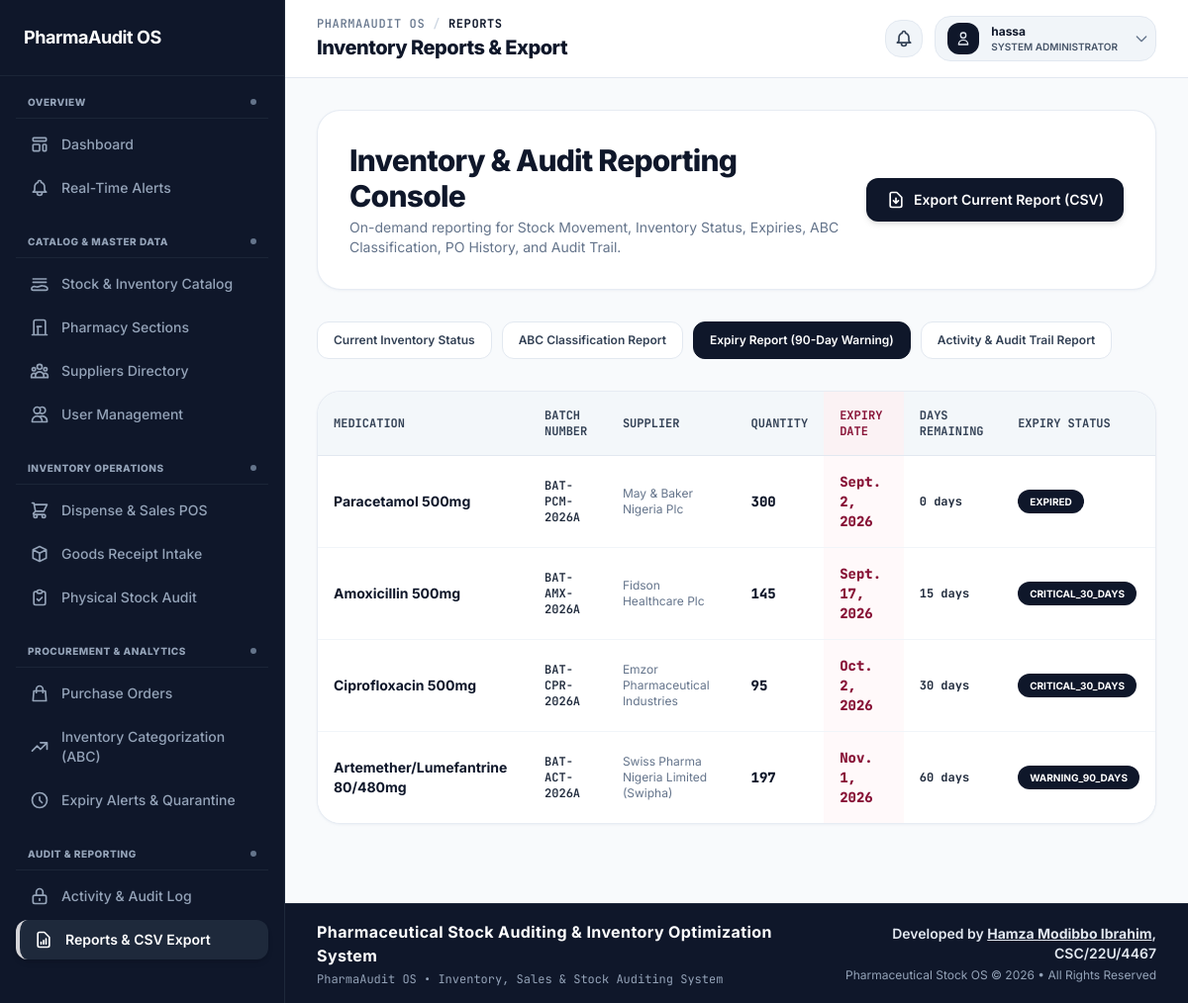
Page /reports/?type=expiries (signed in) on the earlier database version.
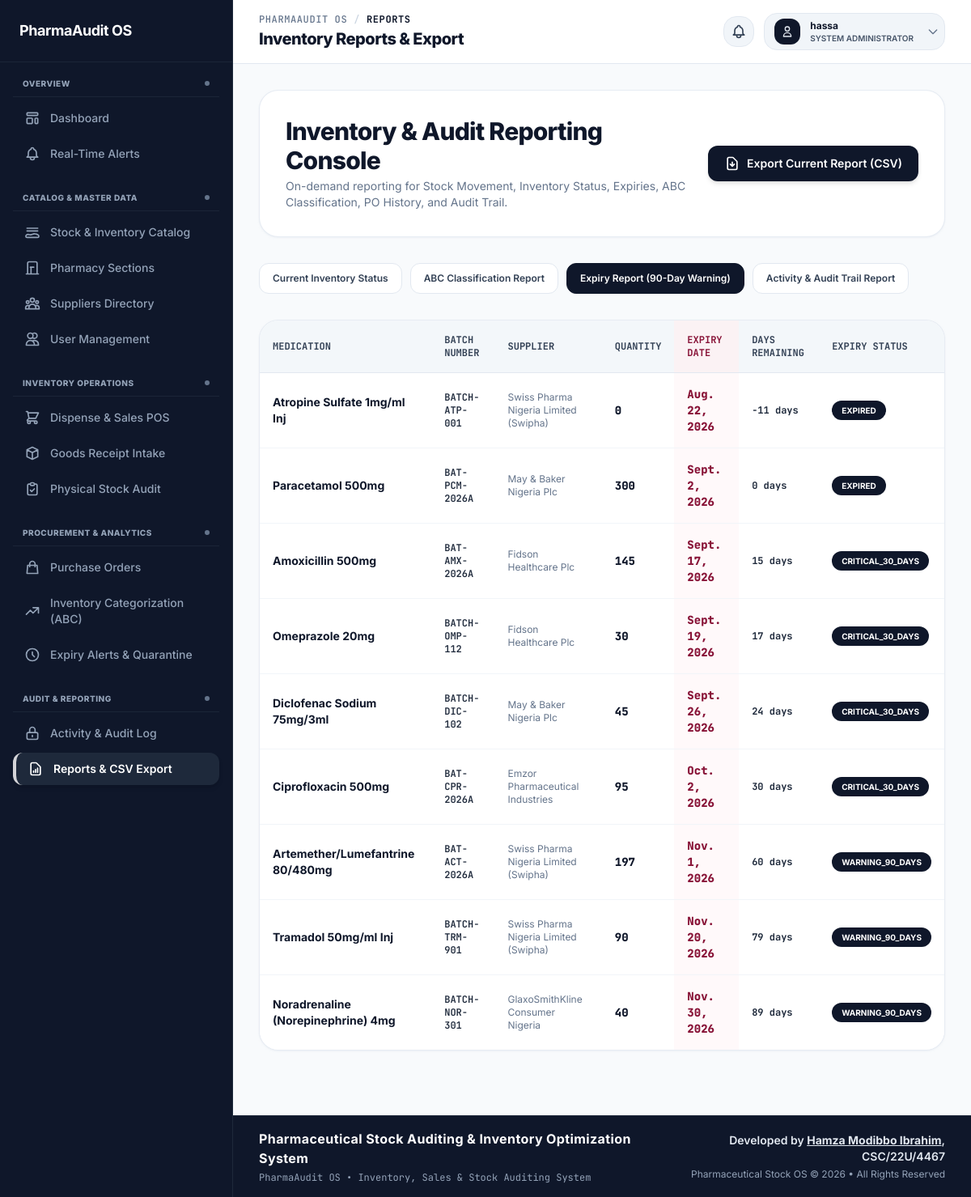
Same page on the later database version.
### app/models.py (models this page shows, shortened)
class MedicationBatch(models.Model):
    medication = models.ForeignKey(Medication, on_delete=models.CASCADE, related_name='batches')
    supplier = models.ForeignKey(Supplier, on_delete=models.SET_NULL, null=True, blank=True)
    batch_number = models.CharField(max_length=100)
    initial_quantity = models.PositiveIntegerField()
    quantity = models.PositiveIntegerField()
    manufacture_date = models.DateField()
    expiry_date = models.DateField()
    received_date = models.DateTimeField(default=timezone.now)
    class Meta:
        ordering = ['expiry_date']
    @property
    def days_to_expiry(self):
        delta = self.expiry_date - timezone.now().date()
        return delta.days
    @property
    def expiry_status(self):
        days = self.days_to_expiry
        if days <= 0:
            return 'EXPIRED'
        elif days <= 30:
            return 'CRITICAL_30_DAYS'
        elif days <= 90:
            return 'WARNING_90_DAYS'
        return 'HEALTHY'

class Medication(models.Model):
    name = models.CharField(max_length=200)
    sku = models.CharField(max_length=50, unique=True)
    section = models.ForeignKey(PharmacySection, on_delete=models.CASCADE, related_name='medications')
    supplier = models.ForeignKey(Supplier, on_delete=models.SET_NULL, null=True, blank=True, related_name='medications')
    unit = models.CharField(max_length=50, default='Tablets')
    unit_cost = models.DecimalField(max_digits=10, decimal_places=2, default=100.00, help_text="Unit purchase price in Nigerian Naira")
    selling_price_per_unit = models.DecimalField(max_digits=10, decimal_places=2, default=200.00, help_text="Selling price per unit in Nigerian Naira")
    annual_demand = models.PositiveIntegerField(default=3600, help_text="Configured annual demand units")
    ordering_cost = models.DecimalField(max_digits=10, decimal_places=2, default=500.00, help_text="Ordering cost S per PO in Nigerian Naira")
    holding_cost = models.DecimalField(max_digits=10, decimal_places=2, default=20.00, help_text="Annual holding cost H per unit in Nigerian Naira")
    daily_consumption = models.PositiveIntegerField(default=10, help_text="Average daily usage units")
    lead_time_days = models.PositiveIntegerField(default=7, help_text="Supplier lead time in days")
    safety_stock = models.PositiveIntegerField(default=50, help_text="Safety stock (Minimum Level)")
    max_level = models.PositiveIntegerField(default=500, help_text="Maximum capacity limit")
    created_at = models.DateTimeField(auto_now_add=True)
    updated_at = models.DateTimeField(auto_now=True)
    class Meta:
        ordering = ['name']
    @property
    def annual_consumption_value(self):
        return float(self.annual_demand) * float(self.unit_cost)

class Supplier(models.Model):
    name = models.CharField(max_length=200, unique=True)
    contact_person = models.CharField(max_length=150, blank=True)
    email = models.EmailField(blank=True)
    phone = models.CharField(max_length=50, blank=True)
    address = models.TextField(blank=True)
    created_at = models.DateTimeField(auto_now_add=True)
    class Meta:
        ordering = ['name']

### app/views.py (the view)
# urls.py: path('reports/', views.reports_view, name='reports'),
@require_permission('generate_reports')
def reports_view(request):
    report_type = request.GET.get('type', 'stock_status')
    medications = Medication.objects.all()
    context = {
        'report_type': report_type,
        'medications': medications,
        'abc_data': calculate_abc_classification(),
        'orders': PurchaseOrder.objects.all(),
        'audits': StockAuditLedger.objects.all()[:50],
        'expiries': MedicationBatch.objects.filter(expiry_date__lte=timezone.now().date() + timedelta(days=90)),
    }
    return render(request, 'reports/reports.html', context)

### app/models.py (called while the page is built)
    def has_permission(self, permission_name):
        if not self.is_authenticated:
            return False
        if self.is_superuser or self.role == 'ADMIN':
            return True
        allowed_perms = ROLE_PERMISSIONS.get(self.role, set())
        return permission_name in allowed_perms

    @property
    def can_manage_users(self):
        return self.has_permission('manage_users')

    @property
    def can_configure_system(self):
        return self.has_permission('configure_system')

    @property
    def can_manage_suppliers(self):
        return self.has_permission('manage_suppliers')

    @property
    def can_view_stock_dashboard(self):
        return self.has_permission('view_stock_dashboard')

    @property
    def can_search_drug_records(self):
        return self.has_permission('search_drug_records')

    @property
    def can_view_audit_trail(self):
        return self.has_permission('view_audit_trail')

    @property
    def can_record_stock_receipt(self):
        return self.has_permission('record_stock_receipt')

    @property
    def can_dispense_stock(self):
        return self.has_permission('dispense_stock')

### app/templates/reports/reports.html (shortened to what the changed rows need)
{% extends 'base.html' %}
{% block main_content %}
<div class="space-y-8">
    <div class="bg-white border border-slate-200/80 rounded-3xl p-6 sm:p-8 shadow-sm shadow-slate-200/50 flex flex-col md:flex-row md:items-center justify-between gap-6">
        <div>
            <h1 class="text-2xl sm:text-3xl font-extrabold tracking-tight text-slate-900">Inventory & Audit Reporting Console</h1>
        </div>
    </div>
    {% if report_type == 'stock_status' %}
    <div class="bg-white border border-slate-200/80 rounded-3xl shadow-sm shadow-slate-200/50 overflow-hidden">
        <div class="overflow-x-auto">
            <table class="w-full text-left text-xs border-collapse">
                <thead>
                    <tr class="bg-slate-100/80 text-slate-700 uppercase border-b border-slate-200 font-mono">
                        <th class="p-4 font-bold">SKU</th>
                        <th class="p-4 font-bold">Medication Name</th>
                        <th class="p-4 font-bold">Section</th>
                        <th class="p-4 font-bold">Current Stock</th>
                        <th class="p-4 font-bold bg-amber-50/70 text-amber-900">Reorder Level</th>
                        <th class="p-4 font-bold bg-slate-200/70 text-slate-900">Suggested Order Qty</th>
                        <th class="p-4 font-bold">Stock Status</th>
                    </tr>
                </thead>
                <tbody class="divide-y divide-slate-100 bg-white">
                    {% for med in medications %}
                    <tr class="hover:bg-slate-50 transition">
                        <td class="p-4 font-bold text-slate-800 font-mono">{{ med.sku }}</td>
                        <td class="p-4 font-bold text-sm text-slate-900">{{ med.name }}</td>
                        <td class="p-4 text-slate-500">{{ med.section.name }}</td>
                        <td class="p-4 font-extrabold text-sm text-slate-900 font-mono">{{ med.current_stock }} {{ med.unit }}</td>
                        <td class="p-4 bg-amber-50/40 font-bold text-amber-900 text-sm font-mono">{{ med.reorder_point }} units</td>
                        <td class="p-4 bg-slate-100 font-bold text-slate-900 text-sm font-mono">{{ med.eoq }} units</td>
                        <td class="p-4">
                            <span class="inline-block px-3 py-1 bg-slate-900 text-white text-[10px] font-bold rounded-full uppercase shadow-2xs">{{ med.stock_status }}</span>
                        </td>
                    </tr>
                    {% endfor %}
                </tbody>
            </table>
        </div>
    </div>
    {% elif report_type == 'expiries' %}
    <div class="bg-white border border-slate-200/80 rounded-3xl shadow-sm shadow-slate-200/50 overflow-hidden">
        <div class="overflow-x-auto">
            <table class="w-full text-left text-xs border-collapse">
                <thead>
                    <tr class="bg-slate-100/80 text-slate-700 uppercase border-b border-slate-200 font-mono">
                        <th class="p-4 font-bold">Medication</th>
                        <th class="p-4 font-bold">Batch Number</th>
                        <th class="p-4 font-bold">Supplier</th>
                        <th class="p-4 font-bold">Quantity</th>
                        <th class="p-4 font-bold bg-rose-50/70 text-rose-900">Expiry Date</th>
                        <th class="p-4 font-bold">Days Remaining</th>
                        <th class="p-4 font-bold">Expiry Status</th>
                    </tr>
                </thead>
                <tbody class="divide-y divide-slate-100 bg-white">
                    {% for b in expiries %}
                    <tr class="hover:bg-rose-50/20 transition">
                        <td class="p-4 font-bold text-sm text-slate-900">{{ b.medication.name }}</td>
                        <td class="p-4 font-semibold text-slate-800 font-mono">{{ b.batch_number }}</td>
                        <td class="p-4 text-slate-500">{{ b.supplier.name|default:"N/A" }}</td>
                        <td class="p-4 font-extrabold text-slate-900 font-mono text-sm">{{ b.quantity }}</td>
                        <td class="p-4 bg-rose-50/40 font-extrabold text-rose-900 text-sm font-mono">{{ b.expiry_date }}</td>
                        <td class="p-4 font-bold text-slate-800 font-mono">{{ b.days_to_expiry }} days</td>
                        <td class="p-4">
                            <span class="inline-block px-3 py-1 bg-slate-900 text-white text-[10px] font-bold rounded-full uppercase shadow-2xs">{{ b.expiry_status }}</span>
                        </td>
                    </tr>
                    {% endfor %}
                </tbody>
            </table>
        </div>
    </div>
    {% endif %}
</div>
{% endblock %}

Differences in the rows shown:
added MedicationBatch: medication.name "Atropine Sulfate 1mg/ml Inj", batch_number "BATCH-ATP-001", supplier.name "Swiss Pharma Nigeria Limited (Swipha)", quantity "0", expiry_date "Aug. 22, 2026", days_to_expiry "-11", expiry_status "EXPIRED"
added MedicationBatch: medication.name "Omeprazole 20mg", batch_number "BATCH-OMP-112", supplier.name "Fidson Healthcare Plc", quantity "30", expiry_date "Sept. 19, 2026", days_to_expiry "17", expiry_status "CRITICAL_30_DAYS"
added MedicationBatch: medication.name "Diclofenac Sodium 75mg/3ml", batch_number "BATCH-DIC-102", supplier.name "May & Baker Nigeria Plc", quantity "45", expiry_date "Sept. 26, 2026", days_to_expiry "24", expiry_status "CRITICAL_30_DAYS"
added MedicationBatch: medication.name "Tramadol 50mg/ml Inj", batch_number "BATCH-TRM-901", supplier.name "Swiss Pharma Nigeria Limited (Swipha)", quantity "90", expiry_date "Nov. 20, 2026", days_to_expiry "79", expiry_status "WARNING_90_DAYS"
added MedicationBatch: medication.name "Noradrenaline (Norepinephrine) 4mg", batch_number "BATCH-NOR-301", supplier.name "GlaxoSmithKline Consumer Nigeria", quantity "40", expiry_date "Nov. 30, 2026", days_to_expiry "89", expiry_status "WARNING_90_DAYS"
